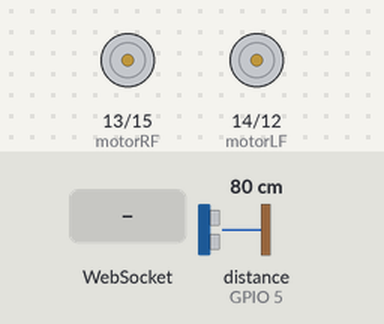
A sketch run on a simulated ESP8266 (NodeMCU). On the bench: motor-driver pin pairs drawn as motors (green arrow = first pin HIGH = forward, orange = second pin HIGH = backward, longer = more drive). The inputs (shaded band) are chosen by the test bench; at power-on: distance to the obstacle (sensor on GPIO 5) 80 cm. The echo pulse lasts 58.3 µs per cm; WiFi joins after 1.5 s; servers stay silent unless stated; network time is answered at once with the bench clock; uploads are accepted with an empty reply; the local clock reads 2024-03-15 10:24:30 at power-on unless the sketch sets it; what the sketch prints to the serial monitor is not drawn.

Above: at 3.7 s.
3.8 s: WebSocket text "forward" received
At 4.2 s:
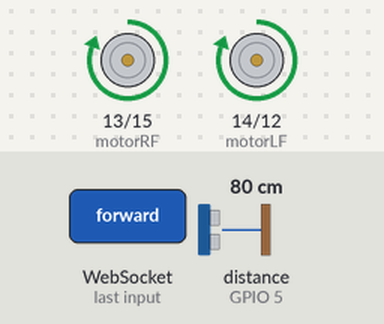
5.3 s: WebSocket text "backward" received
At 6.5 s:
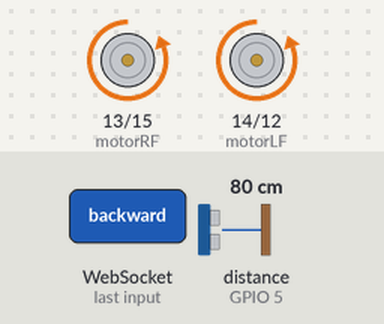
6.8 s: WebSocket text "left" received
At 7.7 s:
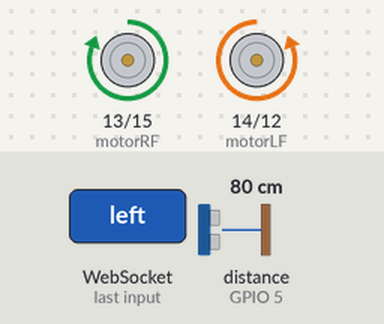
8.3 s: WebSocket text "right" received
At 8.8 s:
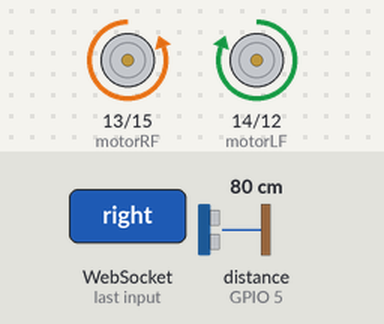
Timing chart, 0 to 10.8 s (numbered marks = the images above; inputs shaded):
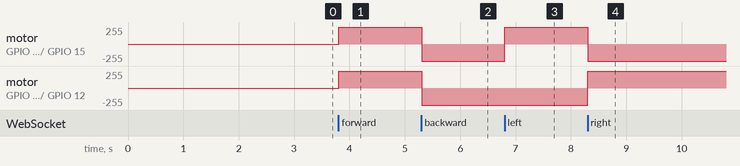

The sketch:

wifi-bot.ino
```cpp
#include <ESP8266WiFi.h>
#include <ESP8266WebServer.h>
#include <ESP8266HTTPClient.h>
#include <WebSocketsServer.h>
#include <NewPing.h>
#include <NTPClient.h>
#include <WiFiUdp.h>
#include <WiFiClient.h>
#include "Templates.h"

// Web Config
String serverURL = "http://10.10.79.150/send_data";
String botName = "xbot";
String botKey = "395686";

// Websocket, WebServer and HTTP
WebSocketsServer wsServer = WebSocketsServer(81);
ESP8266WebServer webServer(80);
HTTPClient httpClient;
WiFiClient wifiClient;

// NTP Config
WiFiUDP ntpUDP;
const long utcOffsetInSeconds = 28800;
NTPClient timeClient(ntpUDP, "asia.pool.ntp.org", utcOffsetInSeconds);

// L298N Control Pins
const int motorLF = 14;
const int motorLB = 12;
const int motorRF = 13;
const int motorRB = 15;

// Ultrasonic Sensor and Pins
const int trigPin = 4;
const int echoPin = 5;
int obstacleDist;
NewPing ultraSonic = NewPing(trigPin, echoPin);

// Air Quality Sensor Pins
const int airQualityPin = A0;
int airQualityReading;

// Interval
unsigned long startMillis;
unsigned long currentMillis;
const unsigned long period = 1000;

void webSocketEvent(uint8_t num, WStype_t type, uint8_t *payload, size_t length)
{
    switch (type)
    {
    case WStype_DISCONNECTED:
        Serial.printf("[%u] Disconnected!\n", num);
        break;
    case WStype_CONNECTED:
    {
        IPAddress ip = wsServer.remoteIP(num);
        Serial.printf("[%u] Connected from %d.%d.%d.%d url: %s\n", num, ip[0], ip[1], ip[2], ip[3], payload);

        // send message to client
        wsServer.sendTXT(num, "Connected");
    }
    break;
    case WStype_TEXT:
        Serial.printf("[%u] get Text: %s\n", num, payload);
        Serial.println((char *)payload);
        obstacleDist = ultraSonic.ping_cm();
        if (String((char *)payload) == "forward")
        {
            if (obstacleDist > 0 && obstacleDist < 60)
            {
                wsServer.sendTXT(num, "frontObstacle");
                moveStop();
            }
            else
            {
                wsServer.sendTXT(num, "good");
                moveForward();
            }
        }
        else if (String((char *)payload) == "backward")
            moveBackward();
        else if (String((char *)payload) == "left")
            turnLeft();
        else if (String((char *)payload) == "right")
            turnRight();
        else if (String((char *)payload) == "readAirQuality")
        {
            airQualityReading = analogRead(airQualityPin);
            wsServer.sendTXT(num, (char *)airQualityReading);
        }
        else
            moveStop();
        break;
    }
}

void setup()
{
    Serial.begin(9600);
    WiFi.mode(WIFI_OFF);
    delay(1000);
    WiFi.mode(WIFI_AP_STA);
    WiFi.hostname("harriebot");
    Serial.println(WiFi.softAP("wifi-bot", "hackerm4n") ? "AP spawn" : "AP spawn failed");
    Serial.println(WiFi.begin("wifi22", "justdoit123") ? "STA spawn" : "STA spawn failed");

    while (WiFi.status() != WL_CONNECTED) {
        delay(500);
        Serial.print(".");
    }

    Serial.print("AP IP: ");
    Serial.println(WiFi.softAPIP());

    Serial.print("STA IP: ");
    Serial.println(WiFi.localIP());

    Serial.print("STA Gateway: ");
    Serial.println(WiFi.gatewayIP());

    timeClient.begin();
    timeClient.update();
    startMillis = millis();

    Serial.println(timeClient.getDay());

    wsServer.begin();
    wsServer.onEvent(webSocketEvent);

    pinMode(motorLF, OUTPUT);
    pinMode(motorLB, OUTPUT);
    pinMode(motorRF, OUTPUT);
    pinMode(motorRB, OUTPUT);

    webServer.on("/", handleRoot);
    webServer.onNotFound(handleNotFound);
    webServer.begin();
}

void loop()
{
    wsServer.loop();
    webServer.handleClient();


    if(timeClient.getSeconds() % 20 == 0) {
        currentMillis = millis();
        if (currentMillis - startMillis >= period) {
            sendData();
            startMillis = currentMillis;
        }

    }
}

void moveStop()
{
    digitalWrite(motorRF, LOW);
    digitalWrite(motorRB, LOW);
    digitalWrite(motorLF, LOW);
    digitalWrite(motorLB, LOW);
}

void moveForward()
{
    digitalWrite(motorRF, HIGH);
    digitalWrite(motorRB, LOW);
    digitalWrite(motorLF, HIGH);
    digitalWrite(motorLB, LOW);
}

void moveBackward()
{
    digitalWrite(motorRF, LOW);
    digitalWrite(motorRB, HIGH);
    digitalWrite(motorLF, LOW);
    digitalWrite(motorLB, HIGH);
}

void turnRight()
{
    digitalWrite(motorRF, LOW);
    digitalWrite(motorRB, HIGH);
    digitalWrite(motorLF, HIGH);
    digitalWrite(motorLB, LOW);
}

void turnLeft()
{
    digitalWrite(motorRF, HIGH);
    digitalWrite(motorRB, LOW);
    digitalWrite(motorLF, LOW);
    digitalWrite(motorLB, HIGH);
}

// Web Server
void handleRoot()
{
    webServer.send(200, "text/html", mainPage);
}

void handleNotFound()
{
    webServer.send(404, "text/html", "<h1>Fuck Off!</h1>");
}

void sendData() {
    if(WiFi.status() == WL_CONNECTED) {
        String payload;
        int reading = analogRead(A0);
        payload = "name=" + botName + "&key=" + botKey + "&air_quality=" + reading;
        httpClient.begin(wifiClient, serverURL);
        httpClient.addHeader("Content-Type", "application/x-www-form-urlencoded");
        Serial.println(timeClient.getFormattedTime());
        Serial.println(payload);
        int responseCode = httpClient.POST(payload);
        Serial.println(httpClient.getString());
        httpClient.end();
    }
}
```

Templates.h
```cpp
const char mainPage[] = "<!DOCTYPE html>\
    <html>\
    <head>\
        <meta charset=\"utf-8\">\
        <meta name=\"viewport\" content=\"width=device-width, initial-scale=1, shrink-to-fit=no\">\
        <title>Web Control</title>\
    </head>\
    <body onkeypress=\"\">\
        <h1>Web Control</h1>\
        <h2>Movement: <span id=\"movement\">Move the Bot</span></h2>\
        <h2>Status: <span id=\"status\"></span></h2>\
        <div>\
            <button onpointerdown=\"moveForward();\"  onpointerup=\"stopMove();\">Forward</button>\
            <button onpointerdown=\"moveBackward();\" onpointerup=\"stopMove();\">Backward</button>\
            <button onpointerdown=\"turnLeft();\" onpointerup=\"stopMove();\">Left</button>\
            <button onpointerdown=\"turnRight();\" onpointerup=\"stopMove();\">Right</button>\
            <button onpointerdown=\"stopMove();\">Stop</button>\
        </div>\
        <script>\
            ws = new WebSocket('ws://' + location.hostname + ':81');\
            botMovement = document.getElementById('movement');\
            botStatus = document.getElementById('status');\
            botStatus.style = 'color: lime';\
            botStatus.textContent = 'No Obstacles';\
            function moveForward() {\
                ws.send('forward');\
                botMovement.style = 'color: black';\
                botMovement.textContent = 'Forward';\
            }\
            function moveBackward() {\
                ws.send('backward');\
                botMovement.style = 'color: black';\
                botMovement.textContent = 'Backward';\
            }\
            function turnLeft() {\
                ws.send('left');\
                botMovement.style = 'color: black';\
                botMovement.textContent = 'Left Turn';\
            }\
            function turnRight() {\
                ws.send('right');\
                botMovement.style = 'color: black';\
                botMovement.textContent = 'Right Turn';\
            }\
            function stopMove() {\
                ws.send('stop');\
                botMovement.style = 'color: red';\
                botMovement.textContent = 'Stop';\
            }\
            document.onkeyup = stopMove;\
            document.onkeydown = navBot;\
            function navBot(e) {\
                e = e || window.event;\
                if (e.keyCode == '38')\
                    moveForward();\
                else if (e.keyCode == '40')\
                    moveBackward();\
                else if (e.keyCode == '37')\
                    turnLeft();\
                else if (e.keyCode == '39')\
                    turnRight();\
                else if (e.keyCode == '32')\
                    stopMove();\
            }\
            ws.onmessage = function (e) {\
                switch(e.data) {\
                    case 'frontObstacle':\
                        botStatus.style = 'color: red';\
                        botStatus.textContent = 'Obstacle on the Front Detected';\
                        break;\
                    default:\
                        botStatus.style = 'color: lime';\
                        botStatus.textContent = 'No Obstacles';\
                }\
            };\
        </script>\
    </body>\
</html>";
```

Measured:
- after the input at 3.8 s, motor on GPIO 13 (motorRF) / GPIO 15 (motorRB), motor on GPIO 14 (motorLF) / GPIO 12 (motorLB): stopped → forward 255/255 at once
- after the input at 5.3 s, motor on GPIO 13 (motorRF) / GPIO 15 (motorRB), motor on GPIO 14 (motorLF) / GPIO 12 (motorLB): forward 255/255 → backward 255/255 at once
- after the input at 6.8 s, motor on GPIO 13 (motorRF) / GPIO 15 (motorRB): backward 255/255 → forward 255/255 at once
- after the input at 8.3 s, motor on GPIO 13 (motorRF) / GPIO 15 (motorRB): forward 255/255 → backward 255/255 at once; motor on GPIO 14 (motorLF) / GPIO 12 (motorLB): backward 255/255 → forward 255/255 at once
